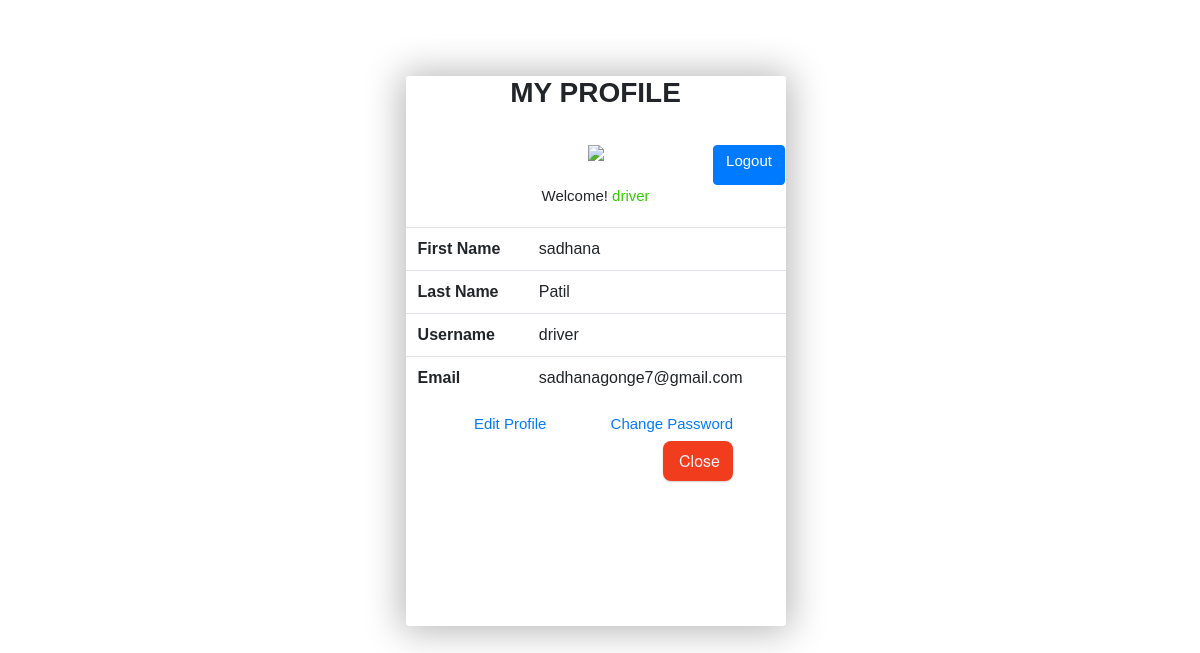
/driver/driveraccount.php (signed in), run on the app's committed database.
### tables this page shows
CREATE TABLE `driver` (
  `id` int(11) NOT NULL,
  `fname` varchar(255) NOT NULL,
  `lname` varchar(255) NOT NULL,
  `email` varchar(300) NOT NULL,
  `password` varchar(300) NOT NULL,
  `date` date NOT NULL,
  `image` varchar(100) NOT NULL,
  `mobileno` int(11) NOT NULL,
  `username` varchar(300) NOT NULL
);

### driver/driveraccount.php (the view, shortened to what this page needs)
<?php
$conn = mysqli_connect('localhost','root','','user_db');
  $email=$_SESSION["login_email"];
  $findresult = mysqli_query($conn, "SELECT * FROM driver WHERE email= '$email'");
if($res = mysqli_fetch_array($findresult))
{
$username = $res['username'];
$fname = $res['fname'];
$lname = $res['lname'];
$email = $res['email'];
$image= $res['image'];
}
 ?>
 <section class="about">
    <link rel="stylesheet" href="https://cdn.jsdelivr.net/npm/bootstrap@4.5.3/dist/css/bootstrap.min.css">
<link rel="stylesheet" href="https://unpkg.com/swiper@7/swiper-bundle.min.css" />
<link rel="stylesheet" href="https://cdnjs.cloudflare.com/ajax/libs/font-awesome/5.15.4/css/all.min.css">
<link rel="stylesheet" href="driver.css?v=<?php echo time();?>">
<div class="container">
    <div class="row">
        <div class="col-sm-3">
        </div>
        <div class="col-sm-6">
  <div class="account_form">
 <h2>MY PROFILE</h2><br>
          <div class="row">
            <div class="col"></div>
           <div class="col-6">
            <center>
            <?php if($image==NULL)
                {
                 echo '<img src="https://technosmarter.com/assets/icon/user.png">';
                } else { echo '<img src="images/'.$image.'" style="height:80px;width:auto;border-radius:50%;">';}?>
  <p> Welcome! <span style="color:#33CC00"><?php echo $username; ?></span> </p>
  </center>
           </div>
            <div class="col"><a href="logout.php"><button type="button" class="btn btn-primary"><h5>Logout<h5></button></a>
         </div>
          </div>
          <table class="table">
          <tr>
              <th>First Name </th>
              <td><?php echo $fname; ?></td>
          </tr>
          <tr>
              <th>Last Name </th>
              <td><?php echo $lname; ?></td>
          </tr>
          <tr>
              <th>Username </th>
              <td><?php echo $username; ?></td>
          </tr>
           <tr>
              <th>Email </th>
              <td><?php echo $email; ?></td>
          </tr>
          </table>
           <div class="row">
            <div class="col-sm-2">
            </div>
             <div class="col-sm-4">
                <a href="editprofile.php"><h5>Edit Profile<h5></a>
            </div>
            <div class="col-sm-6">
         <a href="changepassword.php"><h5>Change Password<h5></a>
     <center><a href="driverdashboard.php" class="btn4 btn-secondary">Close</a></center>
            </div>
           </div>
        </div>
    </div>
</div>
</section>

### driver/driver.css (style rules this page uses)
.account_form { width:380px; height:550px; margin:2cm; line-height: 2; background: #fff; box-shadow: 0px 1px 36px 5px rgba(0,0,0,0.28); border-radius: 3px; font-size: 14px; }
h5 { font-size: 15px; text-decoration: none; }
h2 { text-align: center; font-weight: bold; font-size: 28px; background-color: rgb(210, 219, 222)S; }
p { text-align: center; padding-top: 20px; font-size: 15px; }
.btn4 { box-shadow: 0 1px 2px 0 rgba(0,0,0,.2); border: none; color: #fff; width: 70px; height:40px; background-color: #f13d1d; text-decoration: none; border-radius: 8px; border-style: none; box-sizing: border-box; color: #f8f4f4; cursor: pointer; display: inline-block; font-family: "Haas Grot Text R Web", "Helvetica Neue", Helvetica, Arial, sans-serif; font-size: 16px; font-weight: 500; line-height: 20px; list-style: none; margin: 0; outline: none; padding: 10px 16px; position: relative; text-align: center; text-decoration: none; transition: color 100ms; vertical-align: baseline; user-select: none; -webkit-user-select: none; touch-action: manipulation; }

### data on the page
driver: username "driver", fname "sadhana", lname "Patil", email "sadhanagonge7@gmail.com"
